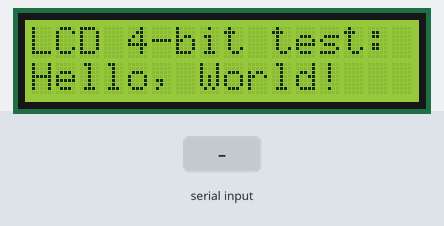
Simulated run of this program. Board: ATmega328P, built with avr-gcc and emulated at 16 MHz. Shown: 16×2 character LCD. Wiring (inferred from the names in the program): character LCD (HD44780): RS PD3; E PD4; data PB0, PD7, PD6, PD5. The test bench sets the inputs (shaded band). What the program prints to the serial monitor is not drawn.

Above: at 1.4 s.
1.5 s: "1\n" received over Serial
At 2.2 s:
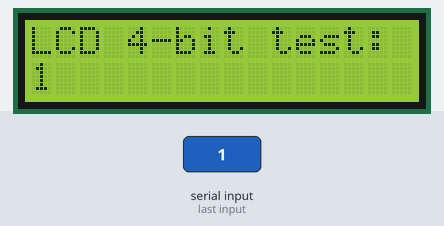
3.0 s: byte 10 ('\n') received over Serial
At 3.4 s:
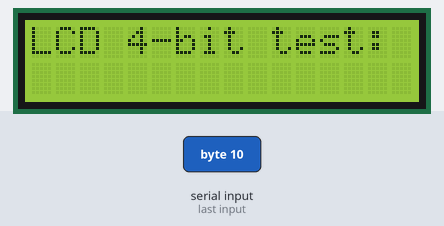
4.5 s: "0\n" received over Serial
At 5.7 s:
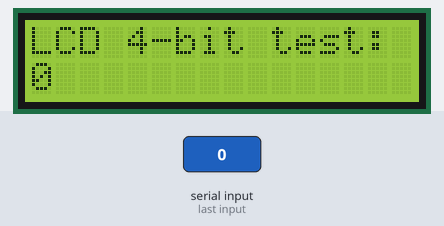
6.0 s: byte 5 (0x05) received over Serial
7.5 s: byte 13 ('\r') received over Serial
At 8.0 s:
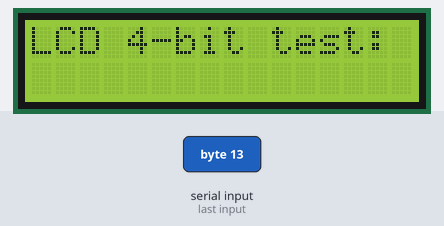
9.0 s: byte 6 (0x06) received over Serial
Timing chart, 0 to 11.5 s (numbered marks = the images above; inputs shaded):
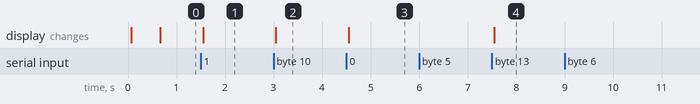

The program:

main.c
```c
#include <avr/io.h>
#include <stdio.h>
#include <stdlib.h>
#include "usart.h"
#include "lcd.h"
#include <util/delay.h>

/* Pinout for DIP28 ATMega328P:

                           -------
     (PCINT14/RESET) PC6 -|1    28|- PC5 (ADC5/SCL/PCINT13)
       (PCINT16/RXD) PD0 -|2    27|- PC4 (ADC4/SDA/PCINT12)
       (PCINT17/TXD) PD1 -|3    26|- PC3 (ADC3/PCINT11)
      (PCINT18/INT0) PD2 -|4    25|- PC2 (ADC2/PCINT10)
 (PCINT19/OC2B/INT1) PD3 -|5    24|- PC1 (ADC1/PCINT9)
    (PCINT20/XCK/T0) PD4 -|6    23|- PC0 (ADC0/PCINT8)
                     VCC -|7    22|- GND
                     GND -|8    21|- AREF
(PCINT6/XTAL1/TOSC1) PB6 -|9    20|- AVCC
(PCINT7/XTAL2/TOSC2) PB7 -|10   19|- PB5 (SCK/PCINT5)
   (PCINT21/OC0B/T1) PD5 -|11   18|- PB4 (MISO/PCINT4)
 (PCINT22/OC0A/AIN0) PD6 -|12   17|- PB3 (MOSI/OC2A/PCINT3)
      (PCINT23/AIN1) PD7 -|13   16|- PB2 (SS/OC1B/PCINT2)
  (PCINT0/CLKO/ICP1) PB0 -|14   15|- PB1 (OC1A/PCINT1)
                           -------
*/

// These are the connections between the LCD and the ATMega328P:
//
// LCD          ATMega328P
//----------------------------
// D7           PB0
// D6           PD7
// D5           PD6
// D4           PD5
// LCD_E        PD4
// LCD_W        GND
// LCD_RS       PD3
// V0           2k+GND
// VCC          5V
// GND          GND
//
// There is also a picture that shows how the LCD is attached to the ATMega328P.

void Configure_Pins(void)
{
	DDRB|=0b00000001; // PB0 is output.
	DDRD|=0b11111000; // PD3, PD4, PD5, PD6, and PD7 are outputs.
}

int main( void )
{
	char buff[17];

	usart_init(); // configure the usart and baudrate
	Configure_Pins();
	LCD_4BIT();

	_delay_ms(500); // Providing putty some time to start first.
	printf("ATMega328P 4-bit LCD test.\n");

   	// Display something in the LCD
	LCDprint("LCD 4-bit test:", 1, 1);
	LCDprint("Hello, World!", 2, 1);
	while(1)
	{
		printf("Type what you want to display in line 2 (16 char max): ");
		usart_gets(buff, sizeof(buff)-1);
		printf("\r\n");
		LCDprint(buff, 2, 1);
	}
}
```

SoftwareUart.c
```c
#include "SoftwareUart.h"
#include <avr/io.h>
#include <util/delay.h>

unsigned char echo=0;

void ConfigureSoftwareUART (void)
{
	DDRD |= sTXD;    // Configure pin sTXD as output
	PORTD |= sTXD;   // Default state of transmit pin is 1
	DDRD &= (~sRXD); // Configure pin sRXD as input
}

void SendByte (unsigned char c)
{
	unsigned char i;
	// Send start bit
	sOUTPORT &= (~sTXD);
  	_delay_us(1E6/sBAUD);
  	// Send 8 data bits
	for (i=0; i<8; i++)
  	{
    	if( c & 1 )
    	{
      		sOUTPORT |= sTXD;
      	}
    	else
      	{
      		sOUTPORT &= (~sTXD);
      	}
    	c >>= 1;
		_delay_us(1E6/sBAUD);
 	}
 	// Send the stop bit
	sOUTPORT |= sTXD;
	_delay_us(1E6/sBAUD);
}

unsigned char GetByte (void)
{
	unsigned char c, i;

	// Wait for input pin to change to zero (start bit)
	printf("B");
	while(sINPORT&sRXD); // bug: always true, inf loop, never changes to 0
	// Wait one and a half bit-time to sample in the middle of incomming bits
	printf("C");
	_delay_us((3*1E6)/(2*sBAUD));
	// Receive 8 data bits
	for (i=0, c=0; i<8; i++)
  	{
  		c>>=1;
  		if(sINPORT&sRXD) c|=0x80;
		_delay_us(1E6/sBAUD);
	}
	if(echo==1) SendByte(c); // If echo activated send back what was received
	if(c==0x05) // Control+E activates echo
	{
		echo=1;
	}
	if(c==0x06) // Control+F de-activates echo
	{
		echo=0;
	}
	return c;
}

void SendString(char * s)
{
	while(*s != 0) SendByte(*s++);
}

void GetString(char * s, int nmax)
{
	unsigned char c;
	int n;

	while(1)
	{
		printf("A");
		c=GetByte();
		if( (c=='\n') || (c=='\r') || n==(nmax-1) )
		{
			*s=0;
			return;
		}
		else
		{
			*s=c;
			s++;
			n++;
		}
	}
}

// int main(void)
// {
// 	char buff[80];
// 	unsigned char i;

// 	ConfigureSoftwareUART();
// 	SendString("Hello, World!  Using software (bit-bang) UART\r\n");
// 	while(1)
// 	{
// 		SendString("\r\nType Something: ");
// 		GetString(buff, sizeof(buff)-1);
// 		SendString("\r\nYou typed: ");
// 		SendString(buff);
// 	}
// 	return 0;
// }
```

SoftwareUart.h
```c
#define F_CPU 16000000UL

#define sBAUD 9600
#define sOUTPORT PORTD
#define sINPORT  PIND
// #define sTXD (1<<PB0) // PB0 is used as sTXd, Pin14 of ATmega328p (DIP28)
// #define sRXD (1<<PB1) // PB1 is used as sRXD, Pin15 of ATmega328p (DIP28)
#define sTXD (1<<PD3)
#define sRXD (1<<PD2)


void ConfigureSoftwareUART (void);
void SendByte (unsigned char c);
unsigned char GetByte (void);
void SendString(char * s);
void GetString(char * s, int nmax);

/* Pinout for DIP28 ATMega328P:

                           -------
     (PCINT14/RESET) PC6 -|1    28|- PC5 (ADC5/SCL/PCINT13)
       (PCINT16/RXD) PD0 -|2    27|- PC4 (ADC4/SDA/PCINT12)
       (PCINT17/TXD) PD1 -|3    26|- PC3 (ADC3/PCINT11)
      (PCINT18/INT0) PD2 -|4    25|- PC2 (ADC2/PCINT10)
 (PCINT19/OC2B/INT1) PD3 -|5    24|- PC1 (ADC1/PCINT9) TX
    (PCINT20/XCK/T0) PD4 -|6    23|- PC0 (ADC0/PCINT8) RX
                     VCC -|7    22|- GND
                     GND -|8    21|- AREF
(PCINT6/XTAL1/TOSC1) PB6 -|9    20|- AVCC
(PCINT7/XTAL2/TOSC2) PB7 -|10   19|- PB5 (SCK/PCINT5)
   (PCINT21/OC0B/T1) PD5 -|11   18|- PB4 (MISO/PCINT4)
 (PCINT22/OC0A/AIN0) PD6 -|12   17|- PB3 (MOSI/OC2A/PCINT3)
      (PCINT23/AIN1) PD7 -|13   16|- PB2 (SS/OC1B/PCINT2)
  (PCINT0/CLKO/ICP1) PB0 -|14   15|- PB1 (OC1A/PCINT1)
                           -------
*/
```

usart.c
```c
#include <avr/io.h>
#include <stdio.h>
#include "usart.h"

// This code is mostly from http://efundies.com/avr-and-printf/


static FILE mystdout = FDEV_SETUP_STREAM(usart_putchar_printf, NULL, _FDEV_SETUP_WRITE);

void usart_init( void)
{
	stdout = &mystdout; // setup our stdio stream

	// Not necessary; initialize anyway
	DDRD |= _BV(PD1);
	DDRD &= ~_BV(PD0);

	// Set baud rate; lower byte and top nibble
	UBRR0H = ((_UBRR) & 0xF00);
	UBRR0L = (uint8_t) ((_UBRR) & 0xFF);

	TX_START();
	RX_START();

	// Set frame format = 8-N-1
	UCSR0C = (_DATA << UCSZ00);
	//UCSR0A bits: RXC0 TXC0 UDRE0 FE0 DOR0 UPE0 U2X0 MPCM0
	UCSR0A|=0x02; // U2X0 double speed
}

void usart_putchar(char data)
{
	while ( !(UCSR0A & (_BV(UDRE0))) ); // Wait for empty transmit buffer
	UDR0 = data; // Start transmission of data
}

char usart_getchar(void)
{
	while ( !(UCSR0A & (_BV(RXC0))) ); // Wait for incoming data
	return UDR0; // Return received data
}

unsigned char usart_kbhit(void)
{
	return (UCSR0A & (1<<RXC0))?1:0; //return nonzero if char waiting polled version
}

void usart_pstr(char *s)
{
	while (*s)
	{
		usart_putchar(*s); // loop through entire string
		s++;
	}
}

int usart_putchar_printf(char var, FILE *stream)
{
	if (var == '\n') usart_putchar('\r'); // translate \n to \r + \n
	usart_putchar(var);
	return 0;
}

unsigned int usart_gets(char *str, unsigned int max)
{
	char c;
	unsigned int cnt=0;
	while(1)
	{
	    c=usart_getchar();
	    usart_putchar(c); // echo back
	    if( (c=='\n') || (c=='\r') )
	    {
	    	*str=0;
	    	break;
	    }
		*str=c;
		str++;
		cnt++;
		if(cnt==(max-1))
		{
		    *str=0;
	    	break;
		}
	}
	return cnt;
}
```

usart.h
```c
#define _BAUD 115200UL
#define FOSC 16000000UL
#define _UBRR (FOSC/8)/_BAUD - 1 // Used for UBRRL and UBRRH
#define _DATA 0x03 // Number of data bits in frame = byte tranmission
#define TX_START() UCSR0B |= _BV(TXEN0)	 // Enable TX
#define TX_STOP()  UCSR0B &= ~_BV(TXEN0) // Disable TX
#define RX_START() UCSR0B |= _BV(RXEN0)	 // Enable RX
#define RX_STOP()  UCSR0B &= ~_BV(RXEN0) // Disable RX

void usart_init(void);
char usart_getchar( void );
void usart_putchar( char data );
void usart_pstr(char *s);
unsigned char usart_kbhit(void);
int usart_putchar_printf(char var, FILE *stream);
unsigned int usart_gets(char *str, unsigned int max);
```

LCD.h
```c
#define F_CPU 16000000UL

#define LCD_RS_0 (PORTD &= ~(1<<3))
#define LCD_RS_1 (PORTD |=  (1<<3))
#define LCD_E_0  (PORTD &= ~(1<<4))
#define LCD_E_1  (PORTD |=  (1<<4))
#define LCD_D7_0 (PORTD &= ~(1<<5))
#define LCD_D7_1 (PORTD |=  (1<<5))
#define LCD_D6_0 (PORTD &= ~(1<<6))
#define LCD_D6_1 (PORTD |=  (1<<6))
#define LCD_D5_0 (PORTD &= ~(1<<7))
#define LCD_D5_1 (PORTD |=  (1<<7))
#define LCD_D4_0 (PORTB &= ~(1<<0))
#define LCD_D4_1 (PORTB |=  (1<<0))
#define CHARS_PER_LINE 16

void LCD_pulse (void);
void LCD_byte (unsigned char x);
void WriteData (unsigned char x);
void WriteCommand (unsigned char x);
void LCD_4BIT (void);
void LCDprint(char * string, unsigned char line, unsigned char clear);
```

lcd.c
```c
//  LCD in 4-bit interface mode
#include <avr/io.h>
#include "lcd.h"
#include <util/delay.h>

void LCD_pulse (void)
{
	LCD_E_1;
	_delay_us(40);
	LCD_E_0;
}

void LCD_byte (unsigned char x)
{
	//Send high nible
	if(x&0x80) LCD_D7_1; else LCD_D7_0;
	if(x&0x40) LCD_D6_1; else LCD_D6_0;
	if(x&0x20) LCD_D5_1; else LCD_D5_0;
	if(x&0x10) LCD_D4_1; else LCD_D4_0;
	LCD_pulse();
	_delay_us(40);
	//Send low nible
	if(x&0x08) LCD_D7_1; else LCD_D7_0;
	if(x&0x04) LCD_D6_1; else LCD_D6_0;
	if(x&0x02) LCD_D5_1; else LCD_D5_0;
	if(x&0x01) LCD_D4_1; else LCD_D4_0;
	LCD_pulse();
}

void WriteData (unsigned char x)
{
	LCD_RS_1;
	LCD_byte(x);
	_delay_ms(2);
}

void WriteCommand (unsigned char x)
{
	LCD_RS_0;
	LCD_byte(x);
	_delay_ms(5);
}

void LCD_4BIT (void)
{
	LCD_E_0; // Resting state of LCD's enable is zero
	//LCD_RW=0; // We are only writing to the LCD in this program
	_delay_ms(20);
	// First make sure the LCD is in 8-bit mode and then change to 4-bit mode
	WriteCommand(0x33);
	WriteCommand(0x33);
	WriteCommand(0x32); // Change to 4-bit mode

	// Configure the LCD
	WriteCommand(0x28);
	WriteCommand(0x0c);
	WriteCommand(0x01); // Clear screen command (takes some time)
	_delay_ms(20); // Wait for clear screen command to finsih.
}

void LCDprint(char * string, unsigned char line, unsigned char clear)
{
	int j;

	WriteCommand(line==2?0xc0:0x80);
	_delay_ms(5);
	for(j=0; string[j]!=0; j++)	WriteData(string[j]); // Write the message
	if(clear) for(; j<CHARS_PER_LINE; j++) WriteData(' '); // Clear the rest of the line
}
```

Measured:
- after the input at 1.5 s, the display: changes after 0.05 s (image 1)
- after the input at 3.0 s, the display: changes after 0.05 s (image 2)
- after the input at 4.5 s, the display: changes after 0.05 s (image 3)
- after the input at 6.0 s, every drawn part: stays the same
- after the input at 7.5 s, the display: changes after 0.05 s (image 4)
- after the input at 9.0 s, every drawn part: stays the same
